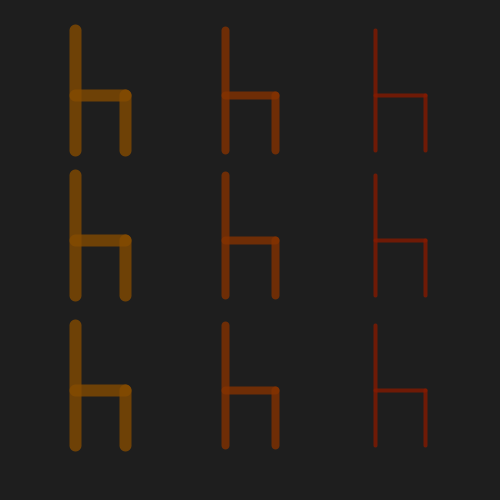
Frame 1 (no input)
Frame 2 (the mouse pressed at the canvas centre, redrawn once): identical to frame 1, image omitted

The Processing sketch that drew this single still picture (run headless with seeded random() and noise(); the mouse was pressed at the canvas centre and the sketch redrawn once):

// Processing sketch: processing_163680
// ── processing_163680.pde

void setup() {
size(500, 500);
stroke(72,212,239, 153);
noLoop();
}
void draw() {
background(30);
chair(30,3);
chair(175,3);
chair(325,3);
}
void chair(int ypos, int units) {
pushMatrix();
translate(75, ypos);
for (int i = units; i > 0; i--) { // Count in reverse
strokeWeight(i*4);
stroke(132,25*i,2-i*3, 200);
line(0, 0, 0, 120);
line(50,65,50,120);
line(0,65,50,65);
translate(150, 0);
}
popMatrix();
}
